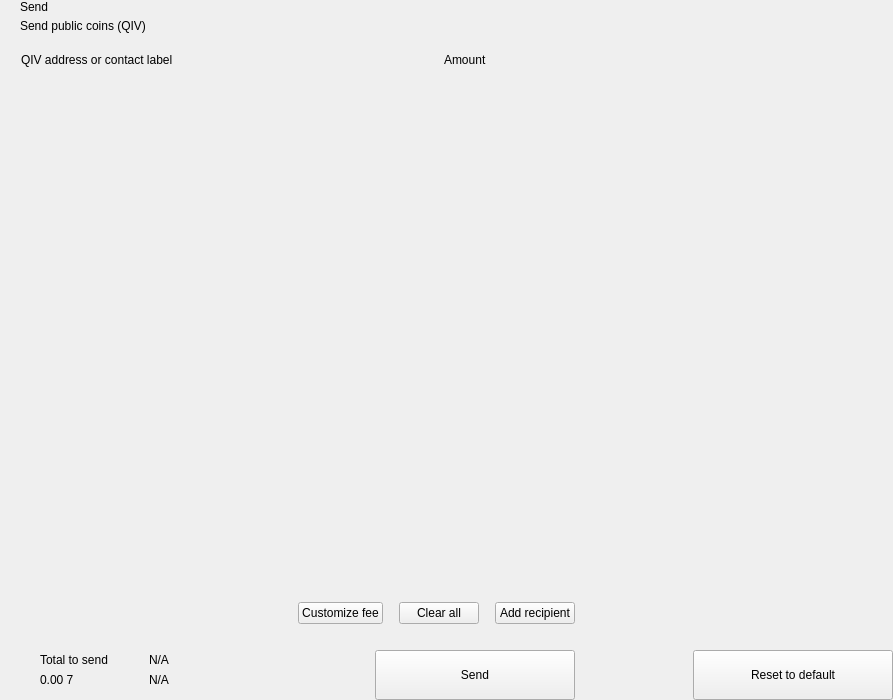
<?xml version="1.0" encoding="UTF-8"?>
<ui version="4.0">
 <class>send</class>
 <widget class="QWidget" name="send">
  <property name="geometry">
   <rect>
    <x>0</x>
    <y>0</y>
    <width>893</width>
    <height>700</height>
   </rect>
  </property>
  <property name="windowTitle">
   <string>Form</string>
  </property>
  <layout class="QHBoxLayout" name="horizontalLayout_2" stretch="2,1">
   <property name="spacing">
    <number>0</number>
   </property>
   <property name="leftMargin">
    <number>0</number>
   </property>
   <property name="topMargin">
    <number>0</number>
   </property>
   <property name="rightMargin">
    <number>0</number>
   </property>
   <property name="bottomMargin">
    <number>0</number>
   </property>
   <item>
    <widget class="QWidget" name="left" native="true">
     <layout class="QVBoxLayout" name="verticalLayout_3">
      <property name="spacing">
       <number>0</number>
      </property>
      <property name="leftMargin">
       <number>0</number>
      </property>
      <property name="topMargin">
       <number>0</number>
      </property>
      <property name="rightMargin">
       <number>0</number>
      </property>
      <property name="bottomMargin">
       <number>0</number>
      </property>
      <item>
       <layout class="QVBoxLayout" name="verticalLayout_22" stretch="0,0,0,1,0,0,0,0">
        <property name="spacing">
         <number>0</number>
        </property>
        <item>
         <layout class="QHBoxLayout" name="horizontalLayout_3">
          <property name="spacing">
           <number>0</number>
          </property>
          <property name="leftMargin">
           <number>20</number>
          </property>
          <property name="rightMargin">
           <number>20</number>
          </property>
          <item>
           <layout class="QVBoxLayout" name="verticalLayout">
            <property name="spacing">
             <number>5</number>
            </property>
            <item>
             <widget class="QLabel" name="labelTitle">
              <property name="text">
               <string>Send</string>
              </property>
              <property name="alignment">
               <set>Qt::AlignLeading|Qt::AlignLeft|Qt::AlignVCenter</set>
              </property>
             </widget>
            </item>
            <item>
             <widget class="QLabel" name="labelSubtitle1">
              <property name="text">
               <string>Send public coins (QIV)</string>
              </property>
             </widget>
            </item>
           </layout>
          </item>
          <item>
           <spacer name="horizontalSpacer">
            <property name="orientation">
             <enum>Qt::Horizontal</enum>
            </property>
            <property name="sizeHint" stdset="0">
             <size>
              <width>40</width>
              <height>20</height>
             </size>
            </property>
           </spacer>
          </item>
         </layout>
        </item>
        <item>
         <spacer name="verticalSpacer_2">
          <property name="orientation">
           <enum>Qt::Vertical</enum>
          </property>
          <property name="sizeType">
           <enum>QSizePolicy::Fixed</enum>
          </property>
          <property name="sizeHint" stdset="0">
           <size>
            <width>20</width>
            <height>20</height>
           </size>
          </property>
         </spacer>
        </item>
        <item>
         <layout class="QHBoxLayout" name="horizontalLayout" stretch="6,0,2">
          <property name="spacing">
           <number>0</number>
          </property>
          <property name="leftMargin">
           <number>10</number>
          </property>
          <property name="topMargin">
           <number>0</number>
          </property>
          <property name="rightMargin">
           <number>20</number>
          </property>
          <property name="bottomMargin">
           <number>0</number>
          </property>
          <item>
           <widget class="QLabel" name="labelSubtitleAddress">
            <property name="styleSheet">
             <string notr="true">margin-left:8px;</string>
            </property>
            <property name="text">
             <string>QIV address or contact label</string>
            </property>
           </widget>
          </item>
          <item>
           <spacer name="horizontalSpacer_3">
            <property name="orientation">
             <enum>Qt::Horizontal</enum>
            </property>
            <property name="sizeType">
             <enum>QSizePolicy::Fixed</enum>
            </property>
            <property name="sizeHint" stdset="0">
             <size>
              <width>40</width>
              <height>1</height>
             </size>
            </property>
           </spacer>
          </item>
          <item>
           <widget class="QLabel" name="labelSubtitleAmount">
            <property name="text">
             <string>Amount</string>
            </property>
           </widget>
          </item>
         </layout>
        </item>
        <item>
         <widget class="QScrollArea" name="scrollArea">
          <property name="minimumSize">
           <size>
            <width>0</width>
            <height>350</height>
           </size>
          </property>
          <property name="styleSheet">
           <string notr="true">#scrollArea {
            background:transparent;
            margin-top:10px;
}</string>
          </property>
          <property name="horizontalScrollBarPolicy">
           <enum>Qt::ScrollBarAlwaysOff</enum>
          </property>
          <property name="sizeAdjustPolicy">
           <enum>QAbstractScrollArea::AdjustIgnored</enum>
          </property>
          <property name="widgetResizable">
           <bool>true</bool>
          </property>
          <property name="alignment">
           <set>Qt::AlignLeading|Qt::AlignLeft|Qt::AlignTop</set>
          </property>
          <widget class="QWidget" name="scrollAreaWidgetContents">
           <property name="geometry">
            <rect>
             <x>0</x>
             <y>0</y>
             <width>591</width>
             <height>16</height>
            </rect>
           </property>
           <property name="sizePolicy">
            <sizepolicy hsizetype="Preferred" vsizetype="Maximum">
             <horstretch>0</horstretch>
             <verstretch>0</verstretch>
            </sizepolicy>
           </property>
           <property name="autoFillBackground">
            <bool>false</bool>
           </property>
           <property name="styleSheet">
            <string notr="true">#scrollAreaWidgetContents {
             background:transparent;
             }</string>
           </property>
           <layout class="QVBoxLayout" name="verticalLayout_7">
            <property name="spacing">
             <number>0</number>
            </property>
            <property name="sizeConstraint">
             <enum>QLayout::SetDefaultConstraint</enum>
            </property>
            <property name="leftMargin">
             <number>0</number>
            </property>
            <property name="topMargin">
             <number>0</number>
            </property>
            <property name="rightMargin">
             <number>0</number>
            </property>
            <property name="bottomMargin">
             <number>0</number>
            </property>
           </layout>
          </widget>
         </widget>
        </item>
        <item>
         <spacer name="verticalSpacer_4">
          <property name="orientation">
           <enum>Qt::Vertical</enum>
          </property>
          <property name="sizeType">
           <enum>QSizePolicy::Fixed</enum>
          </property>
          <property name="sizeHint" stdset="0">
           <size>
            <width>20</width>
            <height>20</height>
           </size>
          </property>
         </spacer>
        </item>
        <item>
         <layout class="QHBoxLayout" name="horizontalLayout_20">
          <property name="spacing">
           <number>6</number>
          </property>
          <property name="leftMargin">
           <number>20</number>
          </property>
          <property name="rightMargin">
           <number>20</number>
          </property>
          <item>
           <spacer name="horizontalSpacer_4">
            <property name="orientation">
             <enum>Qt::Horizontal</enum>
            </property>
            <property name="sizeHint" stdset="0">
             <size>
              <width>10</width>
              <height>20</height>
             </size>
            </property>
           </spacer>
          </item>
          <item>
           <widget class="QPushButton" name="pushButtonFee">
            <property name="focusPolicy">
             <enum>Qt::NoFocus</enum>
            </property>
            <property name="text">
             <string>Customize fee</string>
            </property>
           </widget>
          </item>
          <item>
           <spacer name="horizontalSpacer_11">
            <property name="orientation">
             <enum>Qt::Horizontal</enum>
            </property>
            <property name="sizeType">
             <enum>QSizePolicy::Minimum</enum>
            </property>
            <property name="sizeHint" stdset="0">
             <size>
              <width>10</width>
              <height>20</height>
             </size>
            </property>
           </spacer>
          </item>
          <item>
           <widget class="QPushButton" name="pushButtonClear">
            <property name="focusPolicy">
             <enum>Qt::NoFocus</enum>
            </property>
            <property name="layoutDirection">
             <enum>Qt::RightToLeft</enum>
            </property>
            <property name="text">
             <string>Clear all</string>
            </property>
           </widget>
          </item>
          <item>
           <spacer name="horizontalSpacer_6">
            <property name="orientation">
             <enum>Qt::Horizontal</enum>
            </property>
            <property name="sizeType">
             <enum>QSizePolicy::Fixed</enum>
            </property>
            <property name="sizeHint" stdset="0">
             <size>
              <width>10</width>
              <height>20</height>
             </size>
            </property>
           </spacer>
          </item>
          <item>
           <widget class="QPushButton" name="pushButtonAddRecipient">
            <property name="focusPolicy">
             <enum>Qt::NoFocus</enum>
            </property>
            <property name="text">
             <string>Add recipient</string>
            </property>
           </widget>
          </item>
         </layout>
        </item>
        <item>
         <spacer name="verticalSpacer">
          <property name="orientation">
           <enum>Qt::Vertical</enum>
          </property>
          <property name="sizeType">
           <enum>QSizePolicy::Fixed</enum>
          </property>
          <property name="sizeHint" stdset="0">
           <size>
            <width>20</width>
            <height>16</height>
           </size>
          </property>
         </spacer>
        </item>
        <item>
         <layout class="QHBoxLayout" name="horizontalLayout_7">
          <property name="rightMargin">
           <number>20</number>
          </property>
          <item>
           <layout class="QHBoxLayout" name="horizontalLayout_10">
            <property name="spacing">
             <number>0</number>
            </property>
            <property name="leftMargin">
             <number>8</number>
            </property>
            <item>
             <widget class="QStackedWidget" name="stackedWidget">
              <property name="minimumSize">
               <size>
                <width>0</width>
                <height>60</height>
               </size>
              </property>
              <property name="maximumSize">
               <size>
                <width>16777215</width>
                <height>60</height>
               </size>
              </property>
              <widget class="QWidget" name="page1">
               <layout class="QVBoxLayout" name="verticalLayout_71" stretch="0">
                <property name="spacing">
                 <number>6</number>
                </property>
                <property name="leftMargin">
                 <number>12</number>
                </property>
                <property name="topMargin">
                 <number>0</number>
                </property>
                <property name="rightMargin">
                 <number>0</number>
                </property>
                <property name="bottomMargin">
                 <number>0</number>
                </property>
                <item>
                 <widget class="QWidget" name="coinWidget" native="true">
                  <property name="minimumSize">
                   <size>
                    <width>0</width>
                    <height>60</height>
                   </size>
                  </property>
                  <property name="maximumSize">
                   <size>
                    <width>16777215</width>
                    <height>60</height>
                   </size>
                  </property>
                  <layout class="QHBoxLayout" name="horizontalLayout_9">
                   <property name="spacing">
                    <number>0</number>
                   </property>
                   <property name="leftMargin">
                    <number>20</number>
                   </property>
                   <property name="topMargin">
                    <number>10</number>
                   </property>
                   <property name="rightMargin">
                    <number>20</number>
                   </property>
                   <property name="bottomMargin">
                    <number>10</number>
                   </property>
                   <item>
                    <layout class="QVBoxLayout" name="verticalSend">
                     <property name="spacing">
                      <number>0</number>
                     </property>
                     <item>
                      <widget class="QLabel" name="labelTitleTotalSend">
                       <property name="text">
                        <string>Total to send</string>
                       </property>
                      </widget>
                     </item>
                     <item>
                      <widget class="QLabel" name="labelAmountSend">
                       <property name="text">
                        <string notr="true">0.00 7</string>
                       </property>
                      </widget>
                     </item>
                    </layout>
                   </item>
                   <item>
                    <spacer name="horizontalSpacer_9">
                     <property name="orientation">
                      <enum>Qt::Horizontal</enum>
                     </property>
                     <property name="sizeType">
                      <enum>QSizePolicy::Fixed</enum>
                     </property>
                     <property name="sizeHint" stdset="0">
                      <size>
                       <width>20</width>
                       <height>20</height>
                      </size>
                     </property>
                    </spacer>
                   </item>
                   <item>
                    <widget class="QLabel" name="labelLine">
                     <property name="minimumSize">
                      <size>
                       <width>1</width>
                       <height>0</height>
                      </size>
                     </property>
                     <property name="maximumSize">
                      <size>
                       <width>1</width>
                       <height>16777215</height>
                      </size>
                     </property>
                     <property name="text">
                      <string/>
                     </property>
                    </widget>
                   </item>
                   <item>
                    <spacer name="horizontalSpacer_10">
                     <property name="orientation">
                      <enum>Qt::Horizontal</enum>
                     </property>
                     <property name="sizeType">
                      <enum>QSizePolicy::Fixed</enum>
                     </property>
                     <property name="sizeHint" stdset="0">
                      <size>
                       <width>20</width>
                       <height>20</height>
                      </size>
                     </property>
                    </spacer>
                   </item>
                   <item>
                    <layout class="QVBoxLayout" name="verticalRemaining">
                     <property name="spacing">
                      <number>0</number>
                     </property>
                     <item>
                      <widget class="QLabel" name="labelTitleTotalRemaining">
                       <property name="text">
                        <string notr="true">N/A</string>
                       </property>
                      </widget>
                     </item>
                     <item>
                      <widget class="QLabel" name="labelAmountRemaining">
                       <property name="text">
                        <string notr="true">N/A</string>
                       </property>
                      </widget>
                     </item>
                    </layout>
                   </item>
                  </layout>
                 </widget>
                </item>
               </layout>
              </widget>
              <widget class="QWidget" name="page_2"/>
             </widget>
            </item>
           </layout>
          </item>
          <item>
           <spacer name="horizontalSpacer_5">
            <property name="orientation">
             <enum>Qt::Horizontal</enum>
            </property>
            <property name="sizeType">
             <enum>QSizePolicy::Expanding</enum>
            </property>
            <property name="sizeHint" stdset="0">
             <size>
              <width>40</width>
              <height>20</height>
             </size>
            </property>
           </spacer>
          </item>
          <item alignment="Qt::AlignBottom">
           <widget class="QPushButton" name="pushButtonSave">
            <property name="minimumSize">
             <size>
              <width>200</width>
              <height>50</height>
             </size>
            </property>
            <property name="maximumSize">
             <size>
              <width>200</width>
              <height>50</height>
             </size>
            </property>
            <property name="focusPolicy">
             <enum>Qt::NoFocus</enum>
            </property>
            <property name="text">
             <string>Send</string>
            </property>
           </widget>
          </item>
         </layout>
        </item>
       </layout>
      </item>
     </layout>
    </widget>
   </item>
   <item>
    <widget class="QWidget" name="right" native="true">
     <layout class="QVBoxLayout" name="verticalLayout_5">
      <property name="leftMargin">
       <number>0</number>
      </property>
      <property name="topMargin">
       <number>0</number>
      </property>
      <property name="rightMargin">
       <number>0</number>
      </property>
      <property name="bottomMargin">
       <number>0</number>
      </property>
      <item>
       <layout class="QVBoxLayout" name="verticalLayout_4">
        <property name="spacing">
         <number>6</number>
        </property>
        <item>
         <widget class="OptionButton" name="btnCoinControl" native="true">
          <property name="minimumSize">
           <size>
            <width>0</width>
            <height>50</height>
           </size>
          </property>
         </widget>
        </item>
        <item>
         <widget class="OptionButton" name="btnChangeAddress" native="true">
          <property name="minimumSize">
           <size>
            <width>0</width>
            <height>50</height>
           </size>
          </property>
         </widget>
        </item>
        <item>
         <widget class="OptionButton" name="btnUri" native="true">
          <property name="minimumSize">
           <size>
            <width>0</width>
            <height>50</height>
           </size>
          </property>
         </widget>
        </item>
        <item>
         <spacer name="verticalSpacer_5">
          <property name="orientation">
           <enum>Qt::Vertical</enum>
          </property>
          <property name="sizeHint" stdset="0">
           <size>
            <width>20</width>
            <height>40</height>
           </size>
          </property>
         </spacer>
        </item>
        <item>
         <layout class="QHBoxLayout" name="horizontalLayout_8">
          <item>
           <spacer name="horizontalSpacer_7">
            <property name="orientation">
             <enum>Qt::Horizontal</enum>
            </property>
            <property name="sizeHint" stdset="0">
             <size>
              <width>40</width>
              <height>20</height>
             </size>
            </property>
           </spacer>
          </item>
          <item>
           <widget class="QPushButton" name="pushButtonReset">
            <property name="minimumSize">
             <size>
              <width>200</width>
              <height>50</height>
             </size>
            </property>
            <property name="maximumSize">
             <size>
              <width>200</width>
              <height>50</height>
             </size>
            </property>
            <property name="focusPolicy">
             <enum>Qt::NoFocus</enum>
            </property>
            <property name="text">
             <string>Reset to default</string>
            </property>
           </widget>
          </item>
         </layout>
        </item>
       </layout>
      </item>
     </layout>
    </widget>
   </item>
  </layout>
 </widget>
 <customwidgets>
  <customwidget>
   <class>OptionButton</class>
   <extends>QWidget</extends>
   <header>qt/pivx/optionbutton.h</header>
   <container>1</container>
  </customwidget>
 </customwidgets>
 <resources/>
 <connections/>
</ui>
